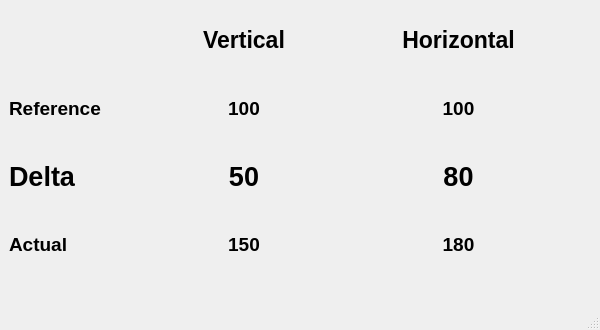
<?xml version="1.0" encoding="UTF-8"?>
<ui version="4.0">
 <class>BeamPosition</class>
 <widget class="QMainWindow" name="BeamPosition">
  <property name="geometry">
   <rect>
    <x>0</x>
    <y>0</y>
    <width>600</width>
    <height>330</height>
   </rect>
  </property>
  <property name="sizePolicy">
   <sizepolicy hsizetype="Fixed" vsizetype="Fixed">
    <horstretch>0</horstretch>
    <verstretch>0</verstretch>
   </sizepolicy>
  </property>
  <property name="minimumSize">
   <size>
    <width>600</width>
    <height>330</height>
   </size>
  </property>
  <property name="maximumSize">
   <size>
    <width>600</width>
    <height>330</height>
   </size>
  </property>
  <property name="windowTitle">
   <string>BeamPosition</string>
  </property>
  <widget class="QWidget" name="centralwidget">
   <layout class="QGridLayout" name="gridLayout">
    <item row="0" column="3">
     <widget class="QLabel" name="label_5">
      <property name="font">
       <font>
        <pointsize>17</pointsize>
        <weight>75</weight>
        <bold>true</bold>
       </font>
      </property>
      <property name="text">
       <string>Horizontal</string>
      </property>
      <property name="alignment">
       <set>Qt::AlignCenter</set>
      </property>
     </widget>
    </item>
    <item row="4" column="0" colspan="5">
     <widget class="ClickableLabel" name="lb_source">
      <property name="sizePolicy">
       <sizepolicy hsizetype="Preferred" vsizetype="Minimum">
        <horstretch>0</horstretch>
        <verstretch>0</verstretch>
       </sizepolicy>
      </property>
      <property name="maximumSize">
       <size>
        <width>16777215</width>
        <height>18</height>
       </size>
      </property>
      <property name="text">
       <string/>
      </property>
     </widget>
    </item>
    <item row="3" column="1">
     <widget class="QLabel" name="lb_act_x">
      <property name="font">
       <font>
        <pointsize>14</pointsize>
        <weight>75</weight>
        <bold>true</bold>
       </font>
      </property>
      <property name="text">
       <string>150</string>
      </property>
      <property name="alignment">
       <set>Qt::AlignCenter</set>
      </property>
     </widget>
    </item>
    <item row="3" column="3">
     <widget class="QLabel" name="lb_act_y">
      <property name="font">
       <font>
        <pointsize>14</pointsize>
        <weight>75</weight>
        <bold>true</bold>
       </font>
      </property>
      <property name="text">
       <string>180</string>
      </property>
      <property name="alignment">
       <set>Qt::AlignCenter</set>
      </property>
     </widget>
    </item>
    <item row="2" column="0">
     <widget class="QLabel" name="label_3">
      <property name="font">
       <font>
        <pointsize>20</pointsize>
        <weight>75</weight>
        <bold>true</bold>
       </font>
      </property>
      <property name="text">
       <string>Delta</string>
      </property>
     </widget>
    </item>
    <item row="2" column="1">
     <widget class="QLabel" name="lb_dlt_x">
      <property name="font">
       <font>
        <pointsize>20</pointsize>
        <weight>75</weight>
        <bold>true</bold>
       </font>
      </property>
      <property name="text">
       <string>50</string>
      </property>
      <property name="alignment">
       <set>Qt::AlignCenter</set>
      </property>
     </widget>
    </item>
    <item row="2" column="2">
     <widget class="QLabel" name="lb_arr_x">
      <property name="sizePolicy">
       <sizepolicy hsizetype="Minimum" vsizetype="Preferred">
        <horstretch>0</horstretch>
        <verstretch>0</verstretch>
       </sizepolicy>
      </property>
      <property name="maximumSize">
       <size>
        <width>50</width>
        <height>16777215</height>
       </size>
      </property>
      <property name="font">
       <font>
        <pointsize>20</pointsize>
        <weight>75</weight>
        <bold>true</bold>
       </font>
      </property>
      <property name="text">
       <string/>
      </property>
     </widget>
    </item>
    <item row="1" column="0">
     <widget class="QLabel" name="label">
      <property name="font">
       <font>
        <pointsize>14</pointsize>
        <weight>75</weight>
        <bold>true</bold>
       </font>
      </property>
      <property name="text">
       <string>Reference</string>
      </property>
     </widget>
    </item>
    <item row="2" column="3">
     <widget class="QLabel" name="lb_dlt_y">
      <property name="font">
       <font>
        <pointsize>20</pointsize>
        <weight>75</weight>
        <bold>true</bold>
       </font>
      </property>
      <property name="text">
       <string>80</string>
      </property>
      <property name="alignment">
       <set>Qt::AlignCenter</set>
      </property>
     </widget>
    </item>
    <item row="2" column="4">
     <widget class="QLabel" name="lb_arr_y">
      <property name="sizePolicy">
       <sizepolicy hsizetype="Minimum" vsizetype="Preferred">
        <horstretch>0</horstretch>
        <verstretch>0</verstretch>
       </sizepolicy>
      </property>
      <property name="maximumSize">
       <size>
        <width>50</width>
        <height>16777215</height>
       </size>
      </property>
      <property name="font">
       <font>
        <pointsize>20</pointsize>
        <weight>75</weight>
        <bold>true</bold>
       </font>
      </property>
      <property name="text">
       <string/>
      </property>
     </widget>
    </item>
    <item row="0" column="1">
     <widget class="QLabel" name="label_4">
      <property name="font">
       <font>
        <pointsize>17</pointsize>
        <weight>75</weight>
        <bold>true</bold>
       </font>
      </property>
      <property name="text">
       <string>Vertical</string>
      </property>
      <property name="alignment">
       <set>Qt::AlignCenter</set>
      </property>
     </widget>
    </item>
    <item row="1" column="3">
     <widget class="ClickableLabel" name="lb_ref_y">
      <property name="font">
       <font>
        <pointsize>14</pointsize>
        <weight>75</weight>
        <bold>true</bold>
       </font>
      </property>
      <property name="text">
       <string>100</string>
      </property>
      <property name="alignment">
       <set>Qt::AlignCenter</set>
      </property>
     </widget>
    </item>
    <item row="3" column="0">
     <widget class="QLabel" name="label_2">
      <property name="font">
       <font>
        <pointsize>14</pointsize>
        <weight>75</weight>
        <bold>true</bold>
       </font>
      </property>
      <property name="text">
       <string>Actual</string>
      </property>
     </widget>
    </item>
    <item row="1" column="1">
     <widget class="ClickableLabel" name="lb_ref_x">
      <property name="font">
       <font>
        <pointsize>14</pointsize>
        <weight>75</weight>
        <bold>true</bold>
       </font>
      </property>
      <property name="text">
       <string>100</string>
      </property>
      <property name="alignment">
       <set>Qt::AlignCenter</set>
      </property>
     </widget>
    </item>
   </layout>
  </widget>
  <widget class="QMenuBar" name="menubar">
   <property name="geometry">
    <rect>
     <x>0</x>
     <y>0</y>
     <width>600</width>
     <height>21</height>
    </rect>
   </property>
  </widget>
  <widget class="QStatusBar" name="statusbar"/>
 </widget>
 <customwidgets>
  <customwidget>
   <class>ClickableLabel</class>
   <extends>QLabel</extends>
   <header>beam_position.clickable_label</header>
  </customwidget>
 </customwidgets>
 <resources/>
 <connections/>
</ui>
